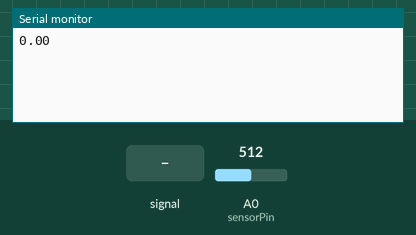
The sketch below on a simulated Arduino Uno, built with avr-gcc and run on an emulated ATmega328P. On the bench: the last lines printed to the serial monitor. The inputs (shaded band) are chosen by the test bench; at power-on: A0 (sensorPin) = 512.

Above: at 1.2 s.
1.3 s: A0 (sensorPin) fed a 2 Hz sine of ±306 counts around its level
At 2.39 s:
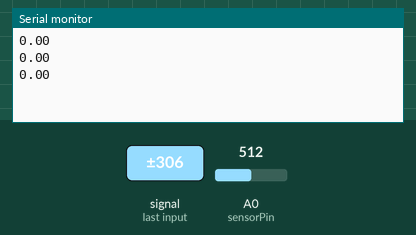
2.8 s: A0 (sensorPin) set to 716
At 3.7 s:
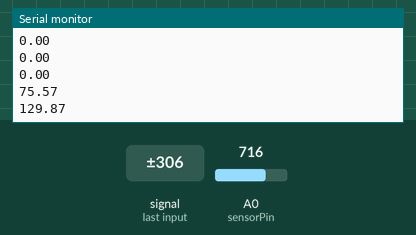
4.3 s: A0 (sensorPin) set to 900
At 5.3 s:
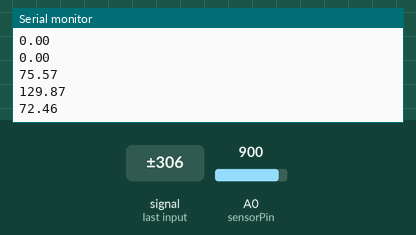
Timing chart, 0 to 7.3 s (numbered marks = the images above; inputs shaded):
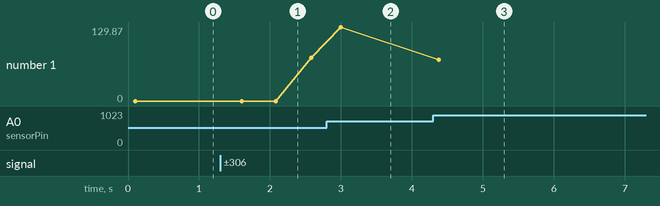

The sketch:

PulseSensor.ino
```cpp
#define ornekleme_boyutu 10
#define yukselis_esigi 4

int sensorPin = 0;

void setup() {
    Serial.begin(9600);
}

void loop ()
{
    float oku[ornekleme_boyutu], toplam;
    long int simdi, ptr;
    float son, okuyucu, baslat;
    float ilk, ikinci, ucuncu, onceki, degeri_yazdir;
    bool yukselis;
    int yukselis_sayisi;
    int n;
    long int son_nabiz;

    for (int i = 0; i < ornekleme_boyutu; i++)
      oku[i] = 0;
    toplam = 0;
    ptr = 0;

    while(1)
    {
      //20ms bekleme süresi ile 50Hz elektrik hattından gelen gürültüyü engeller
      n = 0;
      baslat = millis();
      okuyucu = 0.;
      do
      {
        okuyucu += analogRead (sensorPin);
        n++;
        simdi = millis();
      }
      while (simdi < baslat + 20);
      okuyucu /= n;  // ortalama aldık

     //  diziye en yeni ölçümü ekle
       // ve diziden en eski ölçümü çıkar
       // toplam son ölçümlerini koru

      toplam -= oku[ptr];
      toplam += okuyucu;
      oku[ptr] = okuyucu;
      son = toplam / ornekleme_boyutu;
      // simdi dizideki değerlerin ortalamasını tutar

      // yukselis egrisini kontrol et
      if (son > onceki)
      {
        yukselis_sayisi++;
        if (!yukselis && yukselis_sayisi > yukselis_esigi)
        {
         //  bir kalp atışı anlamına gelen bir yukselis eğrisi tespit ettik.
           // son vuruştan bu yana geçen süreyi kaydeder, önceki ikiliyi takip eder
           //  (ilk, ikinci, ucuncu) ortalama alınır.
           // yükseliş kontrolu aynı yükselişi birden fazla algılamamızı engeller.
          yukselis = true;
          ilk = millis() - son_nabiz;
          son_nabiz = millis();

          // ortalamayi hesaplar
          degeri_yazdir = 60000. / (0.4 * ilk + 0.3 * ikinci + 0.3 * ucuncu);

          Serial.print(degeri_yazdir);
          Serial.print('\n');

          ucuncu = ikinci;
          ikinci = ilk;

        }
      }
      else
      {
        // egri dusuyor
        yukselis = false;
        yukselis_sayisi = 0;
      }
      onceki = son;


      ptr++;
      ptr %= ornekleme_boyutu;

    }
}
```

Measured:
- after the input at 2.8 s, the serial monitor: prints a new line after 0.20 s (image 2)
- after the input at 4.3 s, the serial monitor: prints a new line after 0.08 s (image 3)
- plotted number 1: 0 → 75.57 after the input at 1.3 s, 75.57 → 129.87 after the input at 2.8 s, 129.87 → 72.46 after the input at 4.3 s
